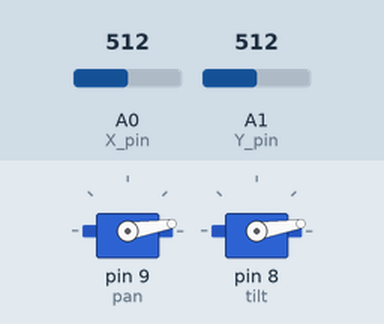
The sketch below on a simulated Arduino Uno, built with avr-gcc and run on an emulated ATmega328P. On the bench: 2 × servo. Inputs (shaded band) come from the test bench; at power-on: A0 (X_pin) = 512, A1 (Y_pin) = 512.

Above: at 1.27 s.
1.3 s: A0 (X_pin) set to 258
At 2.5 s:
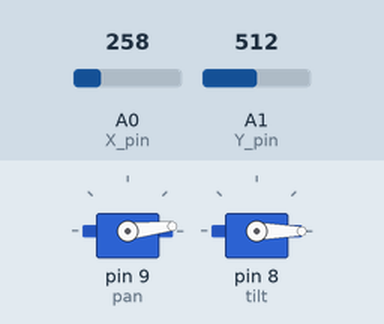
2.8 s: A0 (X_pin) set to 232
At 4.3 s:
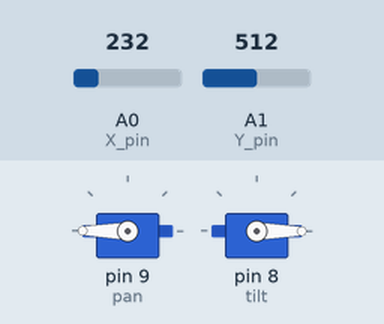
5.2 s: A1 (Y_pin) set to 268
6.7 s: A1 (Y_pin) set to 237
At 8.4 s:
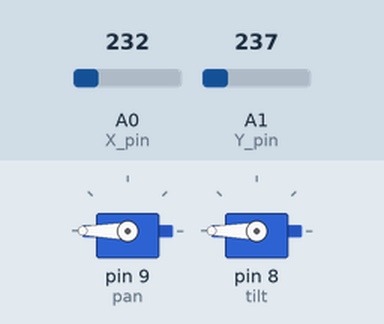
9.1 s: A0 (X_pin) set to 439
10.6 s: A0 (X_pin) set to 468
At 13.8 s:
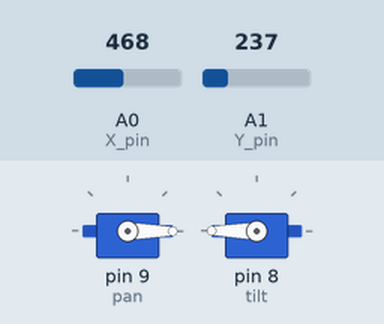
Timing chart, 0 to 14.6 s (numbered marks = the images above; inputs shaded):
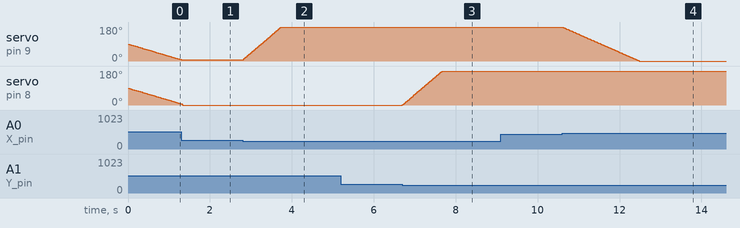

Measured:
- the behaviour switches between 250 and 249 on A0 (X_pin) (found by bisection; images 1 and 2)
- the behaviour switches between 250 and 249 on A1 (Y_pin) (found by bisection; images 2 and 3)
- the behaviour switches between 450 and 451 on A0 (X_pin) (found by bisection; images 3 and 4)
- after the input at 1.3 s, servo on pin 9 (pan): stays 6° (without the input it goes to 5° after 0.03 s)
- after the input at 2.8 s, servo on pin 9 (pan): moves from 6° to 180° over 0.93 s, starting at once
- after the input at 5.2 s, every drawn part: stays the same
- after the input at 6.7 s, servo on pin 8 (tilt): moves from 0° to 180° over 0.97 s, starting at once
- after the input at 9.1 s, every drawn part: stays the same
- after the input at 10.6 s, servo on pin 9 (pan): moves from 180° to 0° over 1.9 s, starting at once

The sketch:

servo_code.ino
```cpp
//Code to control two servos in a pan-tilt setup with left, right, up, and down buttons.
//Include standard servo library
#include <Servo.h>

//Defining button input pins
//#define UP  7
//#define DOWN  6
//#define LEFT  5
//#define RIGHT 4

//Creating servo objects
Servo tilt;
Servo pan;

//Joystick pins
const int X_pin = 0; // analog pin connected to X output
const int Y_pin = 1; // analog pin connected to Y output

int panPos = 90;
int tiltPos = 90;

void setup() {

  //Setting servo data pins
  pan.attach(9);
  tilt.attach(8);

  //Setting buttons as inputs
  //pinMode(UP, INPUT);
  //pinMode(DOWN, INPUT);
  //pinMode(LEFT, INPUT);
  //pinMode(RIGHT, INPUT);

  //Begin servos at center
  pan.write(90);
  tilt.write(90);

}

//Variables for reading input values
//int upVal;
//int downVal;
//int leftVal;
//int rightVal;

void loop() {
  //Set direction values
  //upVal=digitalRead(UP);
  //downVal=digitalRead(DOWN);
  //leftVal=digitalRead(LEFT);
  //rightVal=digitalRead(RIGHT);

  //Check if up button is pressed
  if (/*upVal==LOW*/analogRead(Y_pin)<250 && tiltPos < 180)
  {
    tiltPos++;
    tilt.write(tiltPos);
    delay(5);
  }

  //or if down button is pressed
  else if (/*downVal==LOW*/analogRead(Y_pin)>450 && tiltPos > 0)
  {
    tiltPos--;
    tilt.write(tiltPos);
    delay(5);
  }

  //Check if right button is pressed
  if (/*rightVal==LOW*/analogRead(X_pin)<250 && panPos < 180)
  {
    panPos++;
    pan.write(panPos);
    delay(5);
  }

  //or if left button is pressed
  else if (/*leftVal==LOW*/analogRead(X_pin)>450 && panPos > 0)
  {
    panPos--;
    pan.write(panPos);
    delay(10);
  }


}
```
